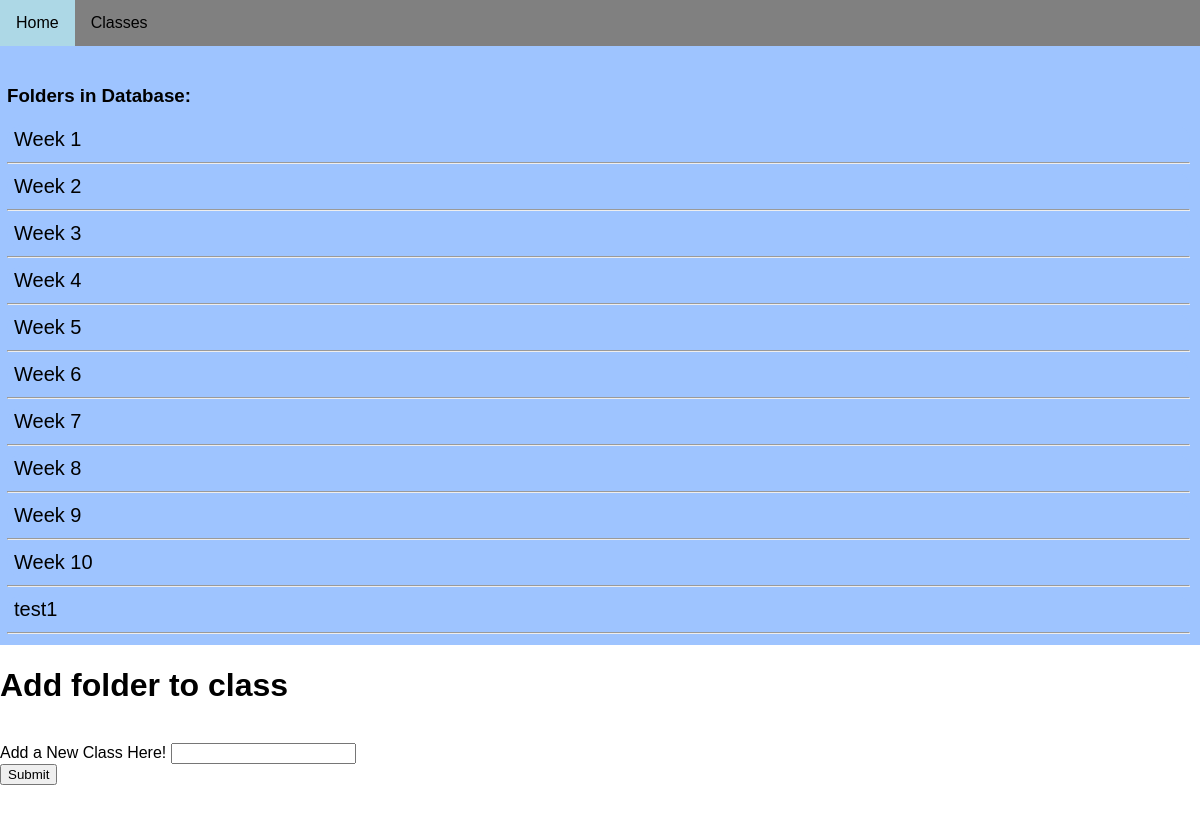
Before: /classes/1/ with the older database file.
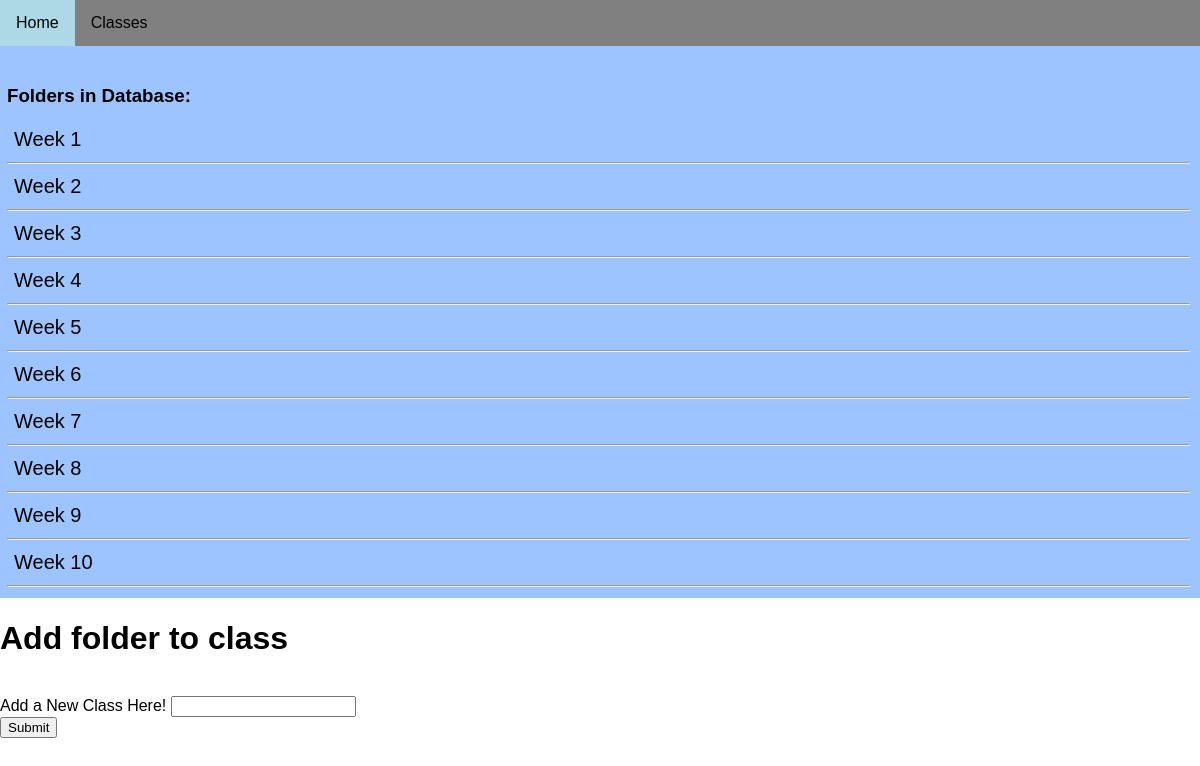
After: the same page with the newer database file.
### database.py (models this page shows, shortened)
class folder(Base):
    __tablename__ = 'folder'
    id = Column(Integer, primary_key = True)
    name = Column(String(200), nullable=False)
    date_added = Column(String, default=str(datetime.datetime.now))
    class_name= Column(String(200), nullable=False)

### main.py (the view, shortened to what this page needs)
@app.route("/classes/<int:id>/", methods=['GET','POST'])
def classes(id):
    name = None
    form = ClassForm()
    class_name = str(course_info.get_course_by_id(id))
    our_weeks = course_info.get_folders_list(class_name)
    print(our_weeks)
    print("------------------------------------------------------------")
    return render_template('add_week.html',
    name = name,
    form = form,
    our_weeks=our_weeks,
    id=id)

### main.py
class ClassForm(FlaskForm):
    name = StringField("Add a New Class Here!", validators=[DataRequired()])
    submit = SubmitField("Submit")

### database.py (called while the page is built)
    def __repr__(self):
        return '<Name %r>' % self.name

    def get_folders_list(self, class_name):
        folders = self.session.query(folder.name).filter_by(class_name=class_name).all()
        folders = [i[0] for i in folders]
        return folders

    def get_course_by_id(self, id):
        course = self.session.query(Class).filter_by(id=id).first()
        return course

### templates/add_week.html (shortened to what this page needs)
{% extends "base.html" %}
{% block content %}
<link rel="stylesheet" href="/static/week_style.css">
<div class="lists">
    <h3>Folders in Database:</h3>
{% for our_week in our_weeks %}
    <tr>
    <td>
        <a class="list" href="{{our_week}}">{{ our_week }}</a><hr>
    </td>
    </tr>
{% endfor %}
</div>
{% if name %}
    <h1>You entered in the folder: {{ name }}</h1>
{% else %}
<h1>Add folder to class</h1>
    <br>
    <form action = "/classes/{{ id }} " method="POST">
        {{ form.name.label }}
        {{ form.name() }}
        <br>
        {{ form.submit() }}
    </form>
    <br><br><br>
    {% endif %}
    {% endblock %}

Changed rows visible on the page:
no longer on this page (row edited): folder: name "test1"
